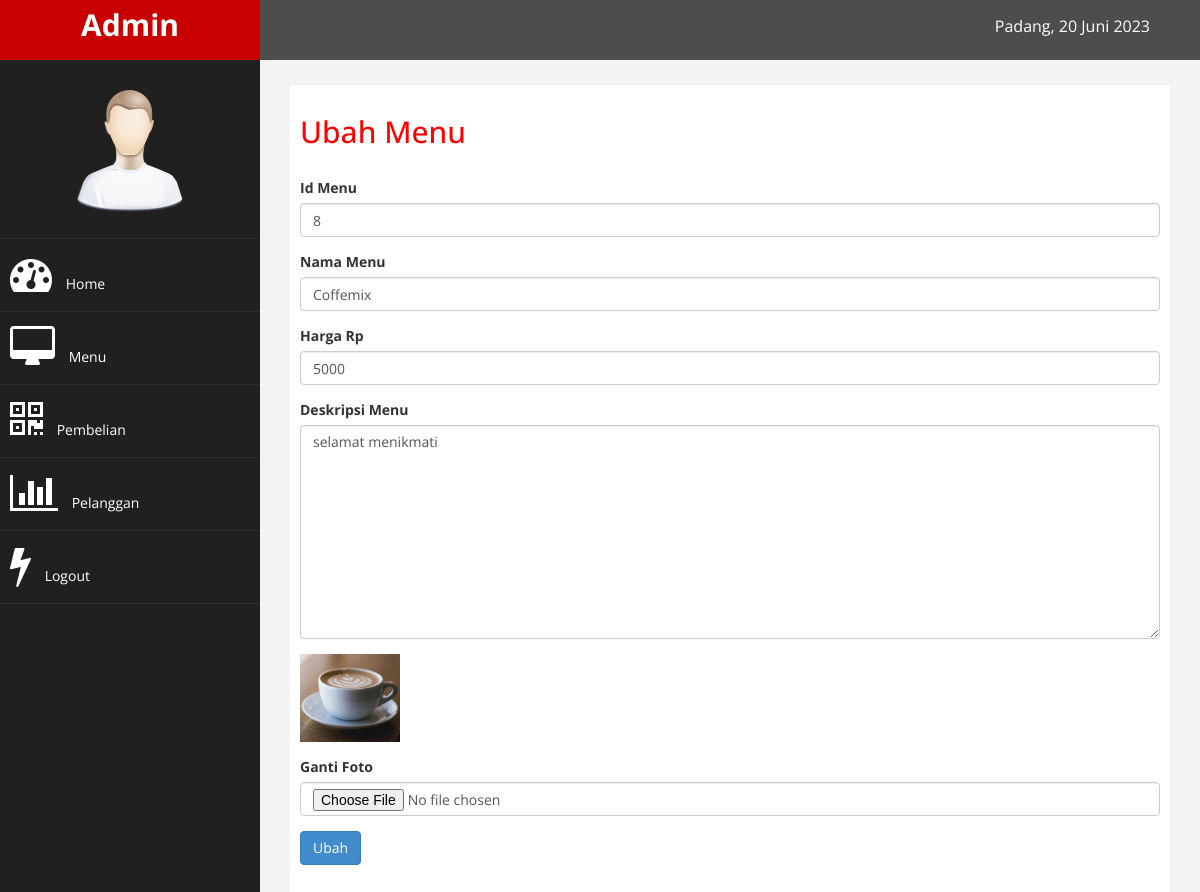
/admin/index.php?halaman=ubahmenu&id=8 (signed in), run on the app's committed database.
### tables this page shows
CREATE TABLE `menu` (
  `id_menu` int(11) NOT NULL,
  `nama_menu` varchar(100) NOT NULL,
  `harga_menu` int(11) NOT NULL,
  `deskripsi_menu` text NOT NULL,
  `gambar` varchar(100) NOT NULL
);

### admin/ubahmenu.php (the view, shortened to what this page needs)
<h2>Ubah Menu</h2> <br>
<?php
$ambil=$koneksi->query("SELECT * FROM menu WHERE id_menu='$_GET[id]'");
$pecah = $ambil->fetch_assoc();
?>
<form method="post" enctype="multipart/form-data" >
    <div class="form-group">
        <label>Id Menu</label>
        <input type="text" name="id" class="form-control" value="<?php echo $pecah['id_menu']; ?>">
    </div>
    <div class="form-group">
        <label>Nama Menu</label>
        <input type="text" name="nama" class="form-control" value="<?php echo $pecah['nama_menu']; ?>">
    </div>
    <div class="form-group">
        <label>Harga Rp</label>
        <input type="number" name="harga" class="form-control" value="<?php echo $pecah['harga_menu']; ?>">
    </div>
    <div class="form-group">
        <label>Deskripsi Menu</label>
        <textarea name="deskripsi" class="form-control" rows="10"><?php echo $pecah['deskripsi_menu']; ?></textarea>
    </div>
    <div class="form-group">
        <img src="../../img/<?php echo $pecah['gambar'] ?>" width="100">
    </div>
    <div class="form-group">
        <label>Ganti Foto</label>
        <input type="file" name="foto" class="form-control">
    </div>
    <button class="btn btn-primary" name="ubah">Ubah</button>
</form>

### admin/assets/css/custom.css (style rules this page uses)
body { font-family: 'Open Sans', sans-serif; }
h2 { color: #f00; }

### data on the page
menu: id "8", nama "Coffemix", harga "5000", deskripsi "selamat menikmati", gambar (picture)
